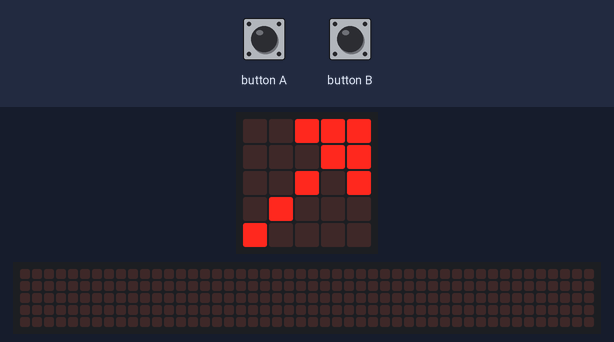
A program run on a simulated BBC micro:bit (MakeCode). On the bench: the board's 5×5 LED display, a strip that is not on the board, showing the scrolling text unrolled. Inputs (shaded band) come from the test bench. The 48×5 strip is a reading aid, not a part: it shows the text the display is scrolling, unrolled, one strip-width of it at a time.

Above: at 0.9 s.
At 9.1 s:
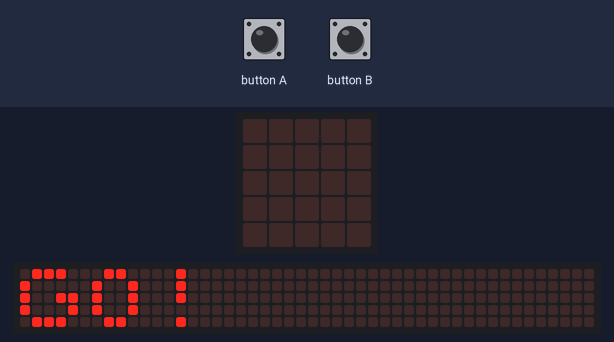
11.1 s: button A pressed for 0.15 s
At 12.1 s:
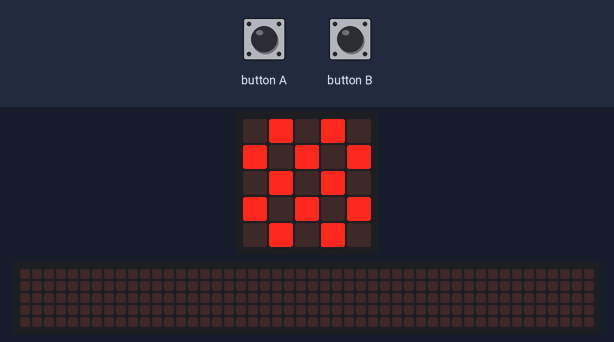
12.7 s: button B pressed for 0.15 s
At 13.3 s:
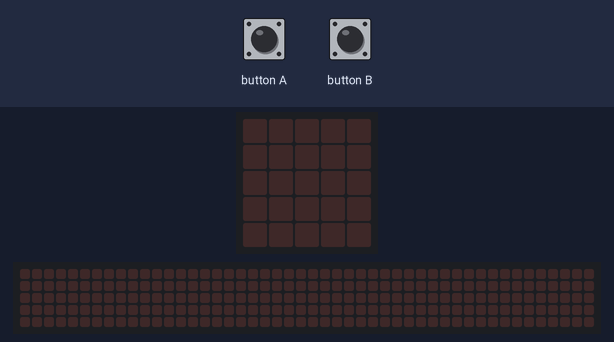
Timing chart, 0 to 15.7 s (numbered marks = the images above; inputs shaded):
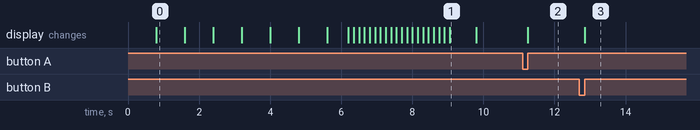

The program:

main.ts
```typescript
input.onButtonPressed(Button.A, function () {
    if (mehet == 1) {
        basic.showIcon(IconNames.Chessboard)
    }
})
input.onButtonPressed(Button.B, function () {
    if (mehet == 1) {
        basic.clearScreen()
    }
})
let mehet = 0
mehet = 0
basic.showArrow(ArrowNames.North)
basic.pause(200)
basic.showArrow(ArrowNames.NorthEast)
basic.pause(200)
basic.showArrow(ArrowNames.East)
basic.pause(200)
basic.showArrow(ArrowNames.SouthEast)
basic.pause(200)
basic.showArrow(ArrowNames.South)
basic.pause(200)
basic.showArrow(ArrowNames.SouthWest)
basic.pause(200)
basic.showArrow(ArrowNames.West)
basic.pause(200)
basic.showArrow(ArrowNames.NorthWest)
basic.showString("GO!")
mehet += 1
```

test.ts
```typescript
// ide kerülnek a tesztek; a rendszer ezt nem kompilálja, ha a csomagot bővítményként használják.
```

Measured:
- after the input at 11.1 s, the display: changes after 0.15 s (image 2)
- after the input at 12.7 s, the display: changes after 0.15 s (image 3)
- what the display in image 0 shows lasts 0.8 s, from 0.8 s to 1.6 s
